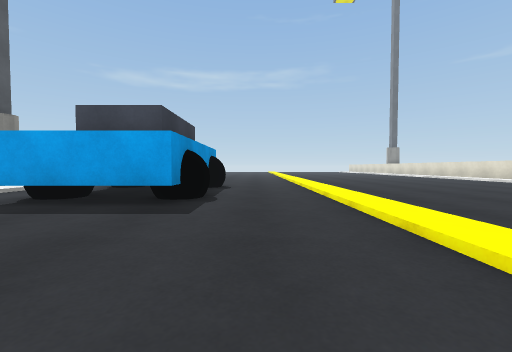
view 1 (above)

21 first-person views from a walk through a 3-D level made in the Unity game engine. The camera is 0.68 m above the floor, tilts 2° down and sees 90° across. The floor is counted in squares, 1 m on a side. Each view is taken from the middle of a square. On the plan, view 1 faces up. The plan holds only what a view shows up to about 9 squares ahead; the rest is blank. The place goes on beyond the plan. Surface patterns are stand-ins for the level's own textures.

view 2
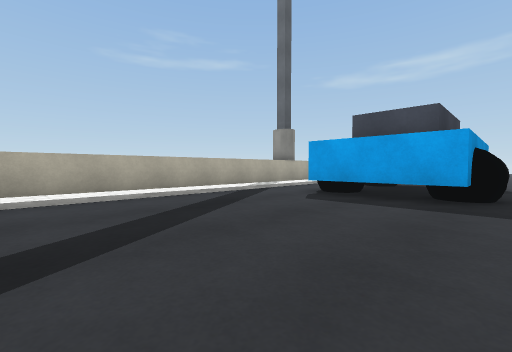

view 3
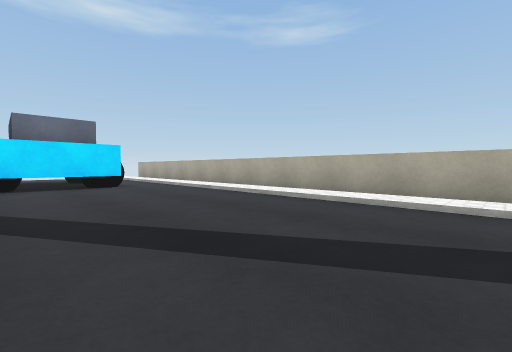

view 4
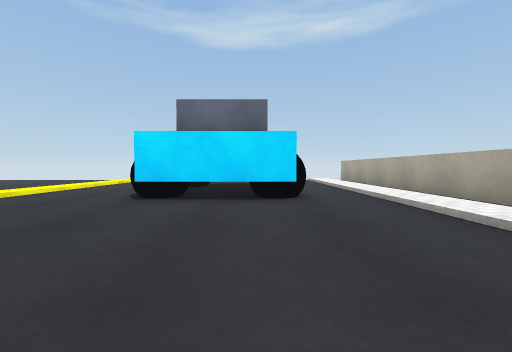

view 5
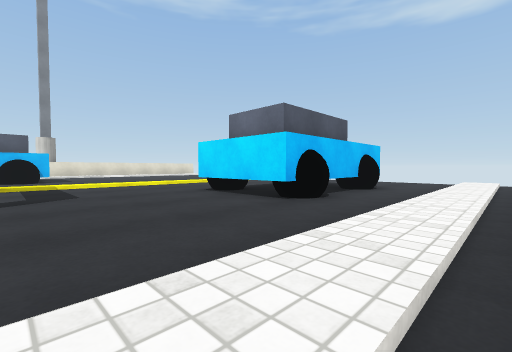

view 6
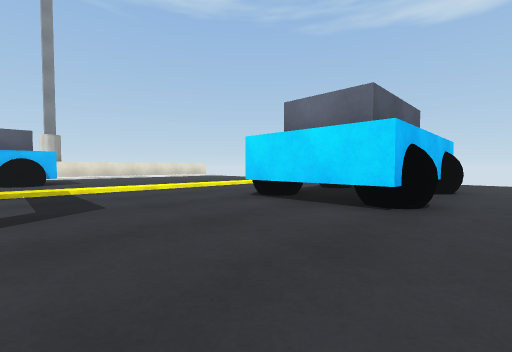

view 7
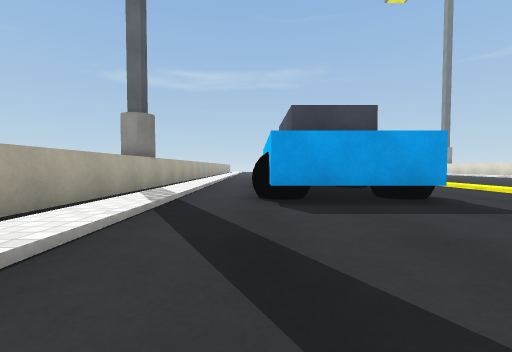

view 8
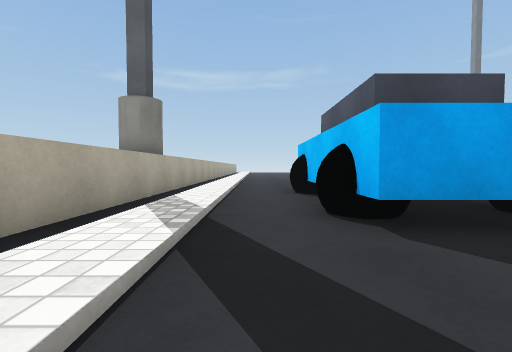

view 9
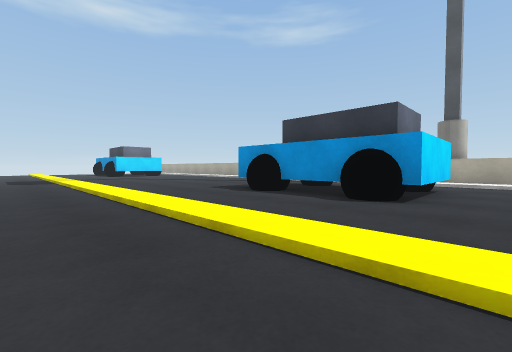

view 10
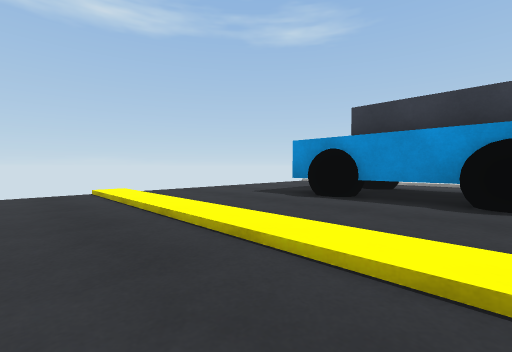

view 11
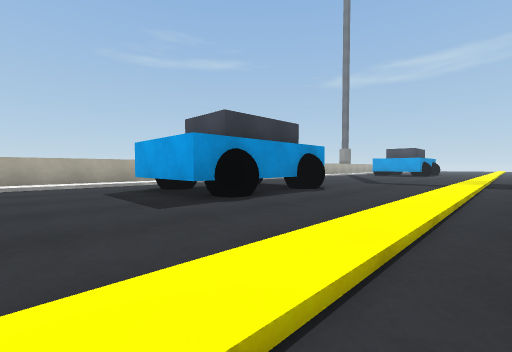

view 12
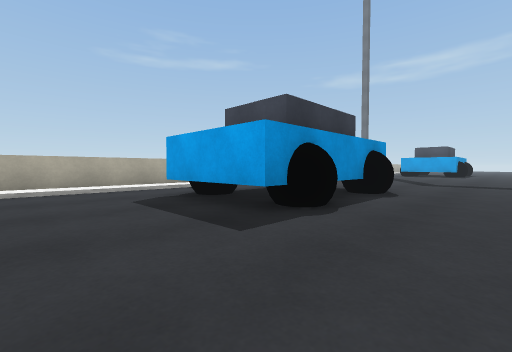

view 13
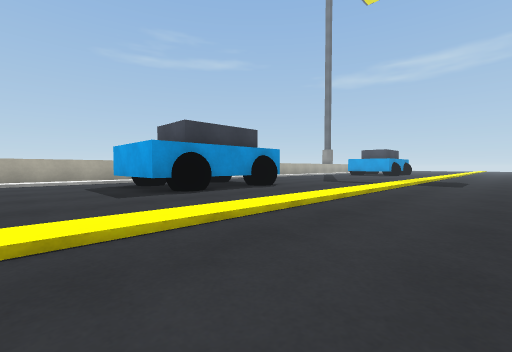

view 14
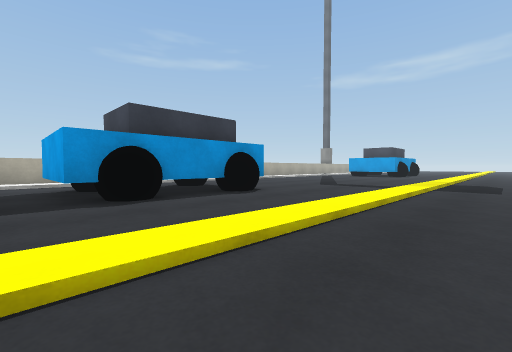

view 15
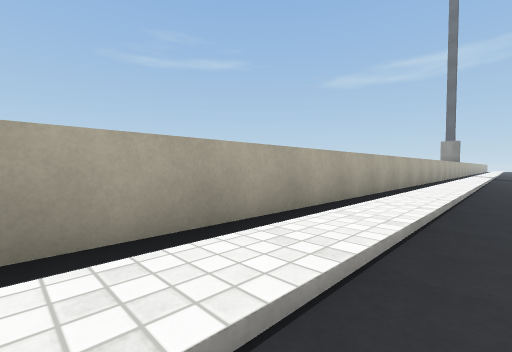

view 16
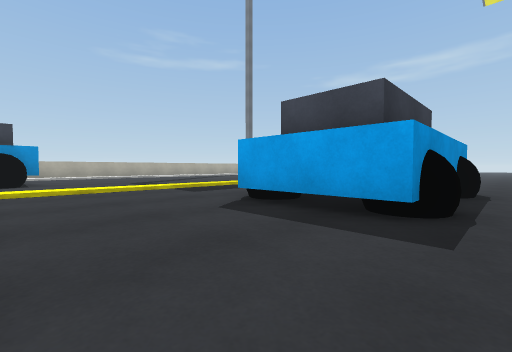

view 17
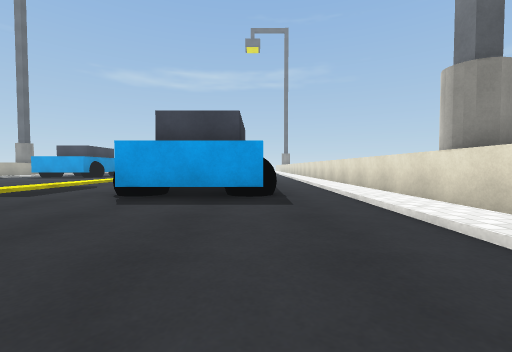

view 18
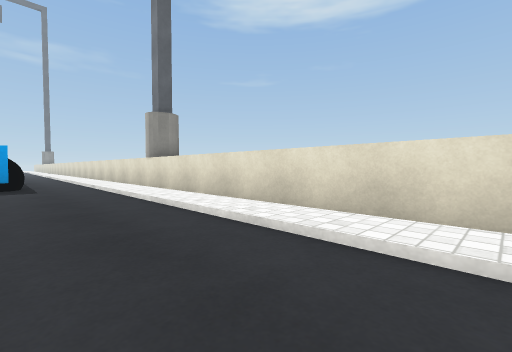

view 19
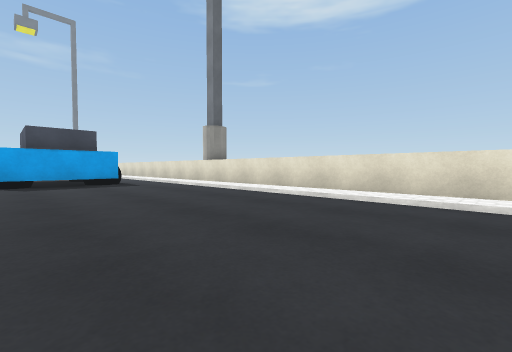

view 20
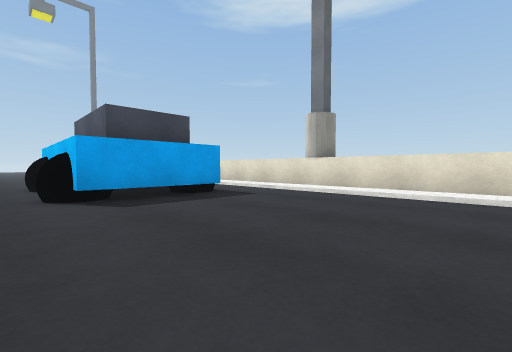

view 21
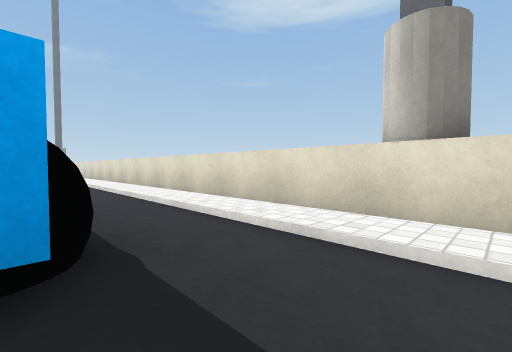

### Floor plan
Key: @ floor where view 1 was taken; . main floor; : floor 0.1 m higher than the main floor; / step, stairs or slope; ^ raised ledge; C car; O other object.
Columns run from 10 left of view 1 to 14 right of it. Each row starts with its distance up from view 1.
 11  ^.:........:..
 10  O.:........:..
  9 OO.:.CCCCC..:......
  8  ^.:..C C...:......
  7  ^.:..C C...:.....
  6  ^.:.CCCCC..:....
  5  ^.:..CCC...:...
  4  ^.:........:..
  3  ^.:........:..     ./
  2  ^.:........:..    ..//^
  1  ^.:........:...   ..//^
  0  ^.:......@  ...   ..//^
 -1  ^.:......    ..C  C.//^
 -2  ^.:.....   :...CC C.//^
 -3  ^.:.....   :...CC C.//^
 -4  ^.:........:...CC C.//^
 -5  ^.:........:...CCCC.//^
 -6  ^.:........:........//OO
 -7  ^.:........:........//O
 -8  ^.:..CCC...:........//^
 -9  ^.:.CCCCC..:........//^
-10  ^.:..C C...:........//^
-11  ^.:..C C...:........//^
-12  ^.:.CCCCC..:........//^
-13  ^.:..CCC...:........//^
-14  ^.:........:........//^
-15  ^.:........:........//^
-16  ^.:........:........//^

Where each view was taken, in squares from view 1:
view 1: 0 up, 0 right, facing up
view 2: 1 down, 1 left, facing up-left
view 3: 1 up, 2 left, facing down-left
view 4: 3 down, 4 left, facing down
view 5: 4 down, 8 left, facing down-right
view 6: 4 down, 6 left, facing down-right
view 7: 0 up, 5 left, facing up
view 8: 2 up, 6 left, facing up
view 9: 11 up, 4 right, facing down-left
view 10: 9 down, 4 right, facing down-left
view 11: 16 down, 3 right, facing up-left
view 12: 16 down, 1 right, facing up-left
view 13: 16 down, 5 right, facing up-left
view 14: 14 down, 4 right, facing up-left
view 15: 14 down, 6 left, facing up-left
view 16: 9 down, 10 right, facing up-left
view 17: 11 down, 9 right, facing up
view 18: 15 down, 9 right, facing up-right
view 19: 16 down, 6 right, facing up-right
view 20: 11 down, 5 right, facing up-right
view 21: 7 down, 9 right, facing up-right
